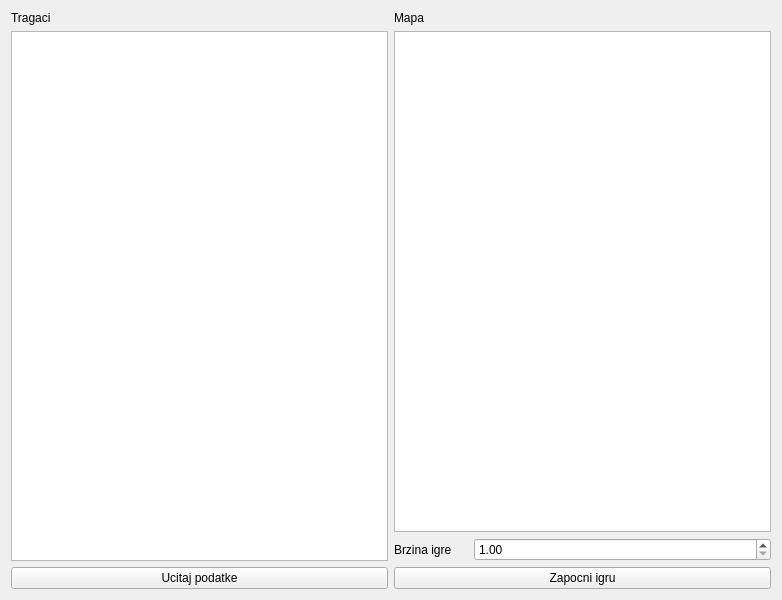
<?xml version="1.0" encoding="UTF-8"?>
<ui version="4.0">
 <class>MainWindow</class>
 <widget class="QWidget" name="MainWindow">
  <property name="geometry">
   <rect>
    <x>0</x>
    <y>0</y>
    <width>782</width>
    <height>600</height>
   </rect>
  </property>
  <property name="windowTitle">
   <string>MainWindow</string>
  </property>
  <layout class="QHBoxLayout" name="horizontalLayout_2">
   <item>
    <layout class="QVBoxLayout" name="verticalLayout">
     <item>
      <widget class="QLabel" name="label">
       <property name="text">
        <string>Tragaci</string>
       </property>
      </widget>
     </item>
     <item>
      <widget class="QListWidget" name="list_widget_finders"/>
     </item>
     <item>
      <widget class="QPushButton" name="push_button_load_data">
       <property name="text">
        <string>Ucitaj podatke</string>
       </property>
      </widget>
     </item>
    </layout>
   </item>
   <item>
    <layout class="QVBoxLayout" name="verticalLayout_2">
     <item>
      <widget class="QLabel" name="label_2">
       <property name="text">
        <string>Mapa</string>
       </property>
      </widget>
     </item>
     <item>
      <widget class="QTableWidget" name="table_wdiget_map"/>
     </item>
     <item>
      <layout class="QHBoxLayout" name="horizontalLayout" stretch="2,8">
       <item>
        <widget class="QLabel" name="label_3">
         <property name="text">
          <string>Brzina igre</string>
         </property>
        </widget>
       </item>
       <item>
        <widget class="QDoubleSpinBox" name="spin_box_game_speed">
         <property name="minimum">
          <double>1.000000000000000</double>
         </property>
         <property name="maximum">
          <double>5.000000000000000</double>
         </property>
         <property name="singleStep">
          <double>0.100000000000000</double>
         </property>
         <property name="value">
          <double>1.000000000000000</double>
         </property>
        </widget>
       </item>
      </layout>
     </item>
     <item>
      <widget class="QPushButton" name="push_button_start_game">
       <property name="text">
        <string>Zapocni igru</string>
       </property>
      </widget>
     </item>
    </layout>
   </item>
  </layout>
 </widget>
 <resources/>
 <connections/>
</ui>
